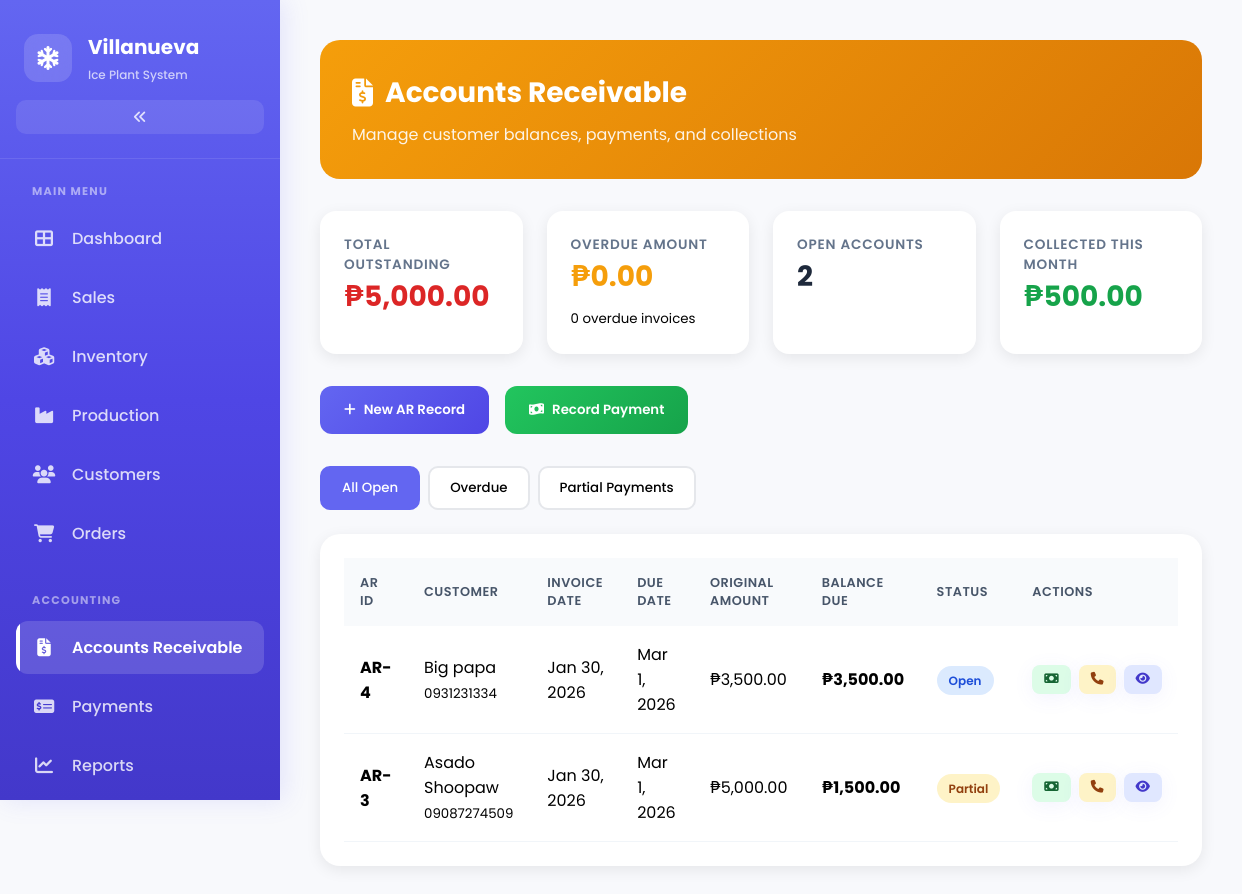
Page /capstone/pages/accounts_receivable.php (signed in) on the committed database.
### tables this page shows
CREATE TABLE `account_receivable` (
  `AR_ID` int UNSIGNED NOT NULL,
  `Sale_ID` int UNSIGNED NOT NULL,
  `Customer_ID` int UNSIGNED NOT NULL,
  `amount_due` decimal(12,2) DEFAULT NULL,
  `due_date` date DEFAULT NULL,
  `status` varchar(50) DEFAULT NULL,
  `invoice_date` date DEFAULT NULL,
  `invoice_amount` decimal(12,2) DEFAULT NULL,
  `opening_balance` decimal(12,2) DEFAULT NULL,
  `created_at` timestamp NULL DEFAULT NULL,
  `updated_at` timestamp NULL DEFAULT NULL
);

CREATE TABLE `customers` (
  `Customer_ID` int UNSIGNED NOT NULL,
  `type` varchar(50) DEFAULT NULL,
  `phone_number` varchar(20) DEFAULT NULL,
  `address` varchar(255) DEFAULT NULL,
  `created_at` timestamp NULL DEFAULT NULL,
  `updated_at` timestamp NULL DEFAULT NULL,
  `customer_name` varchar(255) NOT NULL
);

### capstone/pages/accounts_receivable.php (the view, shortened to what this page needs)
<?php
require_once '../includes/db.php';
$customers_query = "SELECT Customer_ID, customer_name, phone_number FROM customers ORDER BY customer_name";
$customers_result = $conn->query($customers_query);
$summary = [
    'total_outstanding' => 0,
    'total_overdue' => 0,
    'open_count' => 0,
    'overdue_count' => 0,
    'collected_this_month' => 0
];
$ar_table_exists = false;
$table_check = $conn->query("SHOW TABLES LIKE 'account_receivable'");
if ($table_check && $table_check->num_rows > 0) {
    $ar_table_exists = true;
    $outstanding_query = $conn->query("SELECT COALESCE(SUM(amount_due), 0) as total
        FROM account_receivable WHERE status IN ('Open', 'Partial', 'Overdue', 'Pending') AND amount_due > 0");
    if ($outstanding_query) {
        $summary['total_outstanding'] = floatval($outstanding_query->fetch_assoc()['total']);
    }
    $overdue_query = $conn->query("SELECT COALESCE(SUM(amount_due), 0) as total, COUNT(*) as count
        FROM account_receivable WHERE due_date < CURDATE() AND status NOT IN ('Paid', 'Closed') AND amount_due > 0");
    if ($overdue_query) {
        $row = $overdue_query->fetch_assoc();
        $summary['total_overdue'] = floatval($row['total']);
        $summary['overdue_count'] = intval($row['count']);
    }
    $open_query = $conn->query("SELECT COUNT(*) as count FROM account_receivable WHERE status NOT IN ('Paid', 'Closed') AND amount_due > 0");
    if ($open_query) {
        $summary['open_count'] = intval($open_query->fetch_assoc()['count']);
    }
}
$payment_table_check = $conn->query("SHOW TABLES LIKE 'ar_payment'");
if ($payment_table_check && $payment_table_check->num_rows > 0) {
    $month_start = date('Y-m-01');
    $collected_query = $conn->query("SELECT COALESCE(SUM(amount_paid), 0) as total FROM ar_payment WHERE payment_date >= '$month_start'");
    if ($collected_query) {
        $summary['collected_this_month'] = floatval($collected_query->fetch_assoc()['total']);
    }
}
$ar_records = [];
if ($ar_table_exists) {
    $ar_query = "SELECT ar.*, c.customer_name, c.phone_number,
                        DATEDIFF(CURDATE(), ar.due_date) as days_overdue
                 FROM account_receivable ar
                 LEFT JOIN customers c ON ar.Customer_ID = c.Customer_ID
                 WHERE ar.status NOT IN ('Paid', 'Closed') AND ar.amount_due > 0
                 ORDER BY ar.due_date ASC";
    $ar_result = $conn->query($ar_query);
    if ($ar_result) {
        while ($row = $ar_result->fetch_assoc()) {
            $ar_records[] = $row;
        }
    }
}
function formatPeso($amount) {
    return '₱' . number_format($amount, 2);
}
?>
<!DOCTYPE html>
<html lang="en">
<head>
    <link rel="stylesheet" href="https://cdnjs.cloudflare.com/ajax/libs/font-awesome/6.5.1/css/all.min.css">
    <link rel="stylesheet" href="../assets/css/style.css">
</head>
<body>
<div class="dashboard-wrapper">
    <aside class="sidebar" id="sidebar">
        <div class="sidebar-header">
            <div class="sidebar-brand">
                <div class="brand-icon">
                    <i class="fas fa-snowflake"></i>
                </div>
                <div class="brand-text">
                    <h2>Villanueva</h2>
                    <p>Ice Plant System</p>
                </div>
            </div>
            <button class="sidebar-toggle" id="sidebarToggle" aria-label="Toggle sidebar">
                <i class="fas fa-angles-left"></i>
            </button>
        </div>
        <nav class="sidebar-menu">
            <div class="menu-section">
                <div class="menu-label">Main Menu</div>
                <a href="../index.php" class="menu-item">
                    <i class="fas fa-th-large"></i>
                    <span>Dashboard</span>
                </a>
                <a href="sales.php" class="menu-item">
                    <i class="fas fa-receipt"></i>
                    <span>Sales</span>
                </a>
                <a href="inventory.php" class="menu-item">
                    <i class="fas fa-cubes"></i>
                    <span>Inventory</span>
                </a>
                <a href="production.php" class="menu-item">
                    <i class="fas fa-industry"></i>
                    <span>Production</span>
                </a>
                <a href="users.php" class="menu-item">
                    <i class="fas fa-users"></i>
                    <span>Customers</span>
                </a>
                <a href="orders.php" class="menu-item">
                    <i class="fas fa-shopping-cart"></i>
                    <span>Orders</span>
                </a>
            </div>
            <div class="menu-section">
                <div class="menu-label">Accounting</div>
                <a href="accounts_receivable.php" class="menu-item active">
                    <i class="fas fa-file-invoice-dollar"></i>
                    <span>Accounts Receivable</span>
                </a>
                <a href="#" class="menu-item">
                    <i class="fas fa-money-check-alt"></i>
                    <span>Payments</span>
                </a>
                <a href="reports.php" class="menu-item">
                    <i class="fas fa-chart-line"></i>
                    <span>Reports</span>
                </a>
            </div>
        </nav>
    </aside>
    <main class="main-content" id="mainContent">
        <div class="ar-header">
            <h1><i class="fas fa-file-invoice-dollar"></i> Accounts Receivable</h1>
            <p>Manage customer balances, payments, and collections</p>
        </div>
        <div class="ar-stats">
            <div class="ar-stat-card danger">
                <div class="stat-label">Total Outstanding</div>
                <div class="stat-value"><?php echo formatPeso($summary['total_outstanding']); ?></div>
            </div>
            <div class="ar-stat-card warning">
                <div class="stat-label">Overdue Amount</div>
                <div class="stat-value"><?php echo formatPeso($summary['total_overdue']); ?></div>
                <small><?php echo $summary['overdue_count']; ?> overdue invoices</small>
            </div>
            <div class="ar-stat-card">
                <div class="stat-label">Open Accounts</div>
                <div class="stat-value"><?php echo $summary['open_count']; ?></div>
            </div>
            <div class="ar-stat-card success">
                <div class="stat-label">Collected This Month</div>
                <div class="stat-value"><?php echo formatPeso($summary['collected_this_month']); ?></div>
            </div>
        </div>
        <div class="ar-actions">
            <button class="ar-btn ar-btn-primary" onclick="openCreateARModal()">
                <i class="fas fa-plus"></i> New AR Record
            </button>
            <button class="ar-btn ar-btn-success" onclick="openPaymentModal()">
                <i class="fas fa-money-bill-wave"></i> Record Payment
            </button>
        </div>
        <div class="filter-tabs">
            <button class="filter-tab active" data-filter="all">All Open</button>
            <button class="filter-tab" data-filter="overdue">Overdue</button>
            <button class="filter-tab" data-filter="partial">Partial Payments</button>
        </div>
        <div class="ar-table-container">
            <?php if (empty($ar_records)): ?>
            <div class="empty-state">
                <i class="fas fa-file-invoice-dollar"></i>
                <h3>No Open Accounts Receivable</h3>
                <p>All accounts are paid or no AR records exist yet.</p>
            </div>
            <?php else: ?>
            <table class="ar-table">
                <thead>
                    <tr>
                        <th>AR ID</th>
                        <th>Customer</th>
                        <th>Invoice Date</th>
                        <th>Due Date</th>
                        <th>Original Amount</th>
                        <th>Balance Due</th>
                        <th>Status</th>
                        <th>Actions</th>
                    </tr>
                </thead>
                <tbody id="arTableBody">
                    <?php foreach ($ar_records as $ar):
                        $is_overdue = strtotime($ar['due_date']) < strtotime('today') && !in_array($ar['status'], ['Paid', 'Closed']);
                        $status_lower = strtolower($ar['status']);
                        $status_class = $is_overdue ? 'overdue' : $status_lower;
                    ?>
                    <tr data-status="<?php echo $is_overdue ? 'overdue' : $status_lower; ?>">
                        <td><strong>AR-<?php echo $ar['AR_ID']; ?></strong></td>
                        <td>
                            <?php echo htmlspecialchars($ar['customer_name'] ?? 'Unknown'); ?>
                            <?php if (!empty($ar['phone_number'])): ?>
                            <br><small class="text-muted"><?php echo htmlspecialchars($ar['phone_number']); ?></small>
                            <?php endif; ?>
                        </td>
                        <td><?php echo date('M j, Y', strtotime($ar['invoice_date'])); ?></td>
                        <td>
                            <?php echo date('M j, Y', strtotime($ar['due_date'])); ?>
                        </td>
                        <td><?php echo formatPeso($ar['invoice_amount']); ?></td>
                        <td><strong><?php echo formatPeso($ar['amount_due']); ?></strong></td>
                        <td>
                            <span class="status-badge status-<?php echo $status_class; ?>">
                                <?php echo $is_overdue ? 'Overdue' : ucfirst($ar['status']); ?>
                            </span>
                        </td>
                        <td>
                            <div class="action-btns">
                                <button class="action-btn action-btn-pay" onclick="openPaymentModal(<?php echo $ar['Customer_ID']; ?>, '<?php echo htmlspecialchars(addslashes($ar['customer_name'] ?? 'Unknown')); ?>', <?php echo $ar['AR_ID']; ?>)" title="Record Payment">
                                    <i class="fas fa-money-bill"></i>
                                </button>
                                <button class="action-btn action-btn-retry" onclick="openRetryModal(<?php echo $ar['AR_ID']; ?>)" title="Log Collection Attempt">
                                    <i class="fas fa-phone"></i>
                                </button>
                                <button class="action-btn action-btn-view" onclick="viewARDetails(<?php echo $ar['AR_ID']; ?>)" title="View Details">
                                    <i class="fas fa-eye"></i>
                                </button>
                            </div>
                        </td>
                    </tr>
                    <?php endforeach; ?>
                </tbody>
            </table>
            <?php endif; ?>
        </div>
    </main>
</div>
</body>
</html>

### capstone/assets/css/style.css (style rules this page uses)
* { font-family: 'Poppins', -apple-system, BlinkMacSystemFont, sans-serif; margin: 0; padding: 0; box-sizing: border-box; }
body { background: #f8f9fc; }
.dashboard-wrapper { display: flex; min-height: 100vh; }
.sidebar { width: 280px; background: linear-gradient(180deg, #6366f1 0%, #4f46e5 50%, #4338ca 100%); padding: 2rem 0; position: fixed; height: 100vh; left: 0; top: 0; box-shadow: 4px 0 24px rgba(99, 102, 241, 0.15); z-index: 1000; overflow-y: auto; overflow-x: hidden; transition: all 0.4s cubic-bezier(0.4, 0, 0.2, 1); }
.sidebar-header { padding: 0 1rem 1.5rem; border-bottom: 1px solid rgba(255, 255, 255, 0.1); margin-bottom: 1.5rem; }
.sidebar-brand { display: flex; align-items: center; gap: 1rem; padding: 0 0.5rem; margin-bottom: 1rem; }
.sidebar-toggle { width: 100%; background: rgba(255, 255, 255, 0.1); border: none; color: rgba(255, 255, 255, 0.8); padding: 0.625rem; border-radius: 10px; cursor: pointer; display: flex; align-items: center; justify-content: center; gap: 0.5rem; transition: all 0.3s ease; font-size: 0.8rem; font-weight: 500; }
.sidebar-toggle i { font-size: 0.875rem; transition: transform 0.3s ease; }
.brand-icon { width: 48px; height: 48px; background: rgba(255, 255, 255, 0.15); backdrop-filter: blur(10px); border-radius: 14px; display: flex; align-items: center; justify-content: center; font-size: 1.5rem; color: white; transition: all 0.3s ease; }
.brand-text { flex: 1; transition: all 0.3s ease; }
.brand-text h2 { color: white; font-size: 1.25rem; font-weight: 700; margin-bottom: 0.25rem; white-space: nowrap; overflow: hidden; }
.brand-text p { color: rgba(255, 255, 255, 0.7); font-size: 0.75rem; font-weight: 500; white-space: nowrap; overflow: hidden; }
.sidebar-menu { padding: 0 1rem; }
.menu-section { margin-bottom: 2rem; }
.menu-label { color: rgba(255, 255, 255, 0.5); font-size: 0.7rem; font-weight: 700; text-transform: uppercase; letter-spacing: 1.2px; padding: 0 1rem; margin-bottom: 0.75rem; }
.menu-item { display: flex; align-items: center; gap: 1rem; padding: 0.875rem 1rem; margin-bottom: 0.375rem; color: rgba(255, 255, 255, 0.8); text-decoration: none; border-radius: 12px; transition: all 0.3s cubic-bezier(0.4, 0, 0.2, 1); position: relative; overflow: hidden; font-weight: 500; }
.menu-item span { flex: 1; white-space: nowrap; transition: all 0.3s ease; }
.menu-item::before { content: ''; position: absolute; left: 0; top: 0; height: 100%; width: 4px; background: white; transform: scaleY(0); transition: transform 0.3s ease; }
.menu-item:hover::before, .menu-item.active::before { transform: scaleY(1); }
.menu-item.active { background: rgba(255, 255, 255, 0.15); color: white; font-weight: 600; }
.menu-item i { font-size: 1.125rem; width: 24px; text-align: center; }
.main-content { flex: 1; margin-left: 280px; padding: 2.5rem; transition: all 0.4s cubic-bezier(0.4, 0, 0.2, 1); }
.action-btn { background: white; border: 2px solid #f1f5f9; border-radius: 20px; padding: 1.75rem 1.5rem; text-align: center; cursor: pointer; transition: all 0.4s cubic-bezier(0.4, 0, 0.2, 1); text-decoration: none; color: #1e293b; font-weight: 600; display: flex; flex-direction: column; align-items: center; gap: 0.875rem; box-shadow: 0 4px 20px rgba(99, 102, 241, 0.08); position: relative; overflow: hidden; }
.action-btn::before { content: ''; position: absolute; top: 0; left: -100%; width: 100%; height: 100%; background: linear-gradient(90deg, transparent, rgba(99, 102, 241, 0.1), transparent); transition: left 0.6s; }
.stat-label { font-size: 0.8rem; color: #64748b; font-weight: 600; text-transform: uppercase; letter-spacing: 0.8px; margin-bottom: 0.75rem; }
.stat-value { font-size: 2.25rem; font-weight: 800; color: #0f172a; margin-bottom: 0.875rem; line-height: 1; }

### rows in the picture
account_receivable: AR_ID "4", Customer_ID.customer_name "Big papa", Customer_ID.phone_number "0931231334", invoice_date "Jan 30, 2026", due_date "Mar 1, 2026", invoice_amount "₱3,500.00", amount_due "₱3,500.00", status "Open"
account_receivable: AR_ID "3", Customer_ID.customer_name "Asado Shoopaw", Customer_ID.phone_number "09087274509", invoice_date "Jan 30, 2026", due_date "Mar 1, 2026", invoice_amount "₱5,000.00", amount_due "₱1,500.00", status "Partial"

### other values in the picture
formatPeso($summary['total_outstanding']) "₱5,000.00"
formatPeso($summary['total_overdue']) "₱0.00"
$summary['overdue_count'] "0"
$summary['open_count'] "2"
formatPeso($summary['collected_this_month']) "₱500.00"
